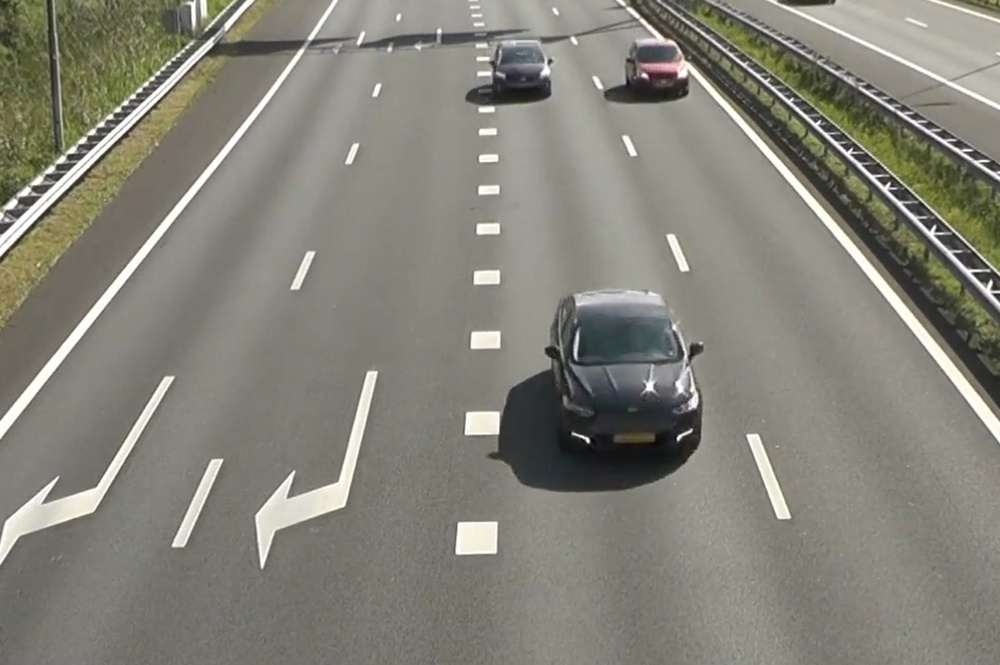
#> input picture custom annotations/newimages/img1.jpg, 1000 x 665 px, shrunk from 2040 x 1356 before the run, found by its file name
$ jupyter execute Guassian.ipynb
#> lines starting #> are read from the running program, lines starting #| are printed output that depends on the picture
[cell 1]
import numpy as np
import cv2
from sklearn.mixture import GaussianMixture
import matplotlib.pyplot as plt

# Load the image
image_path = '/content/img1.jpg'
image = cv2.imread(image_path)
#> image is the input picture: shape (665, 1000, 3); mean B, G, R 120.6, 130.8, 132.1
image = cv2.cvtColor(image, cv2.COLOR_BGR2RGB)

# Preprocess the image: Flatten the image to (num_pixels, 3) where 3 corresponds to RGB channels
pixels = image.reshape(-1, 3)

# Fit Gaussian Mixture Model
n_components = 3  # Number of segments
gmm = GaussianMixture(n_components=n_components, random_state=0)
gmm.fit(pixels)

# Predict the label of each pixel
labels = gmm.predict(pixels)

# Reshape the labels back to the original image shape
segmented_image = labels.reshape(image.shape[0], image.shape[1])
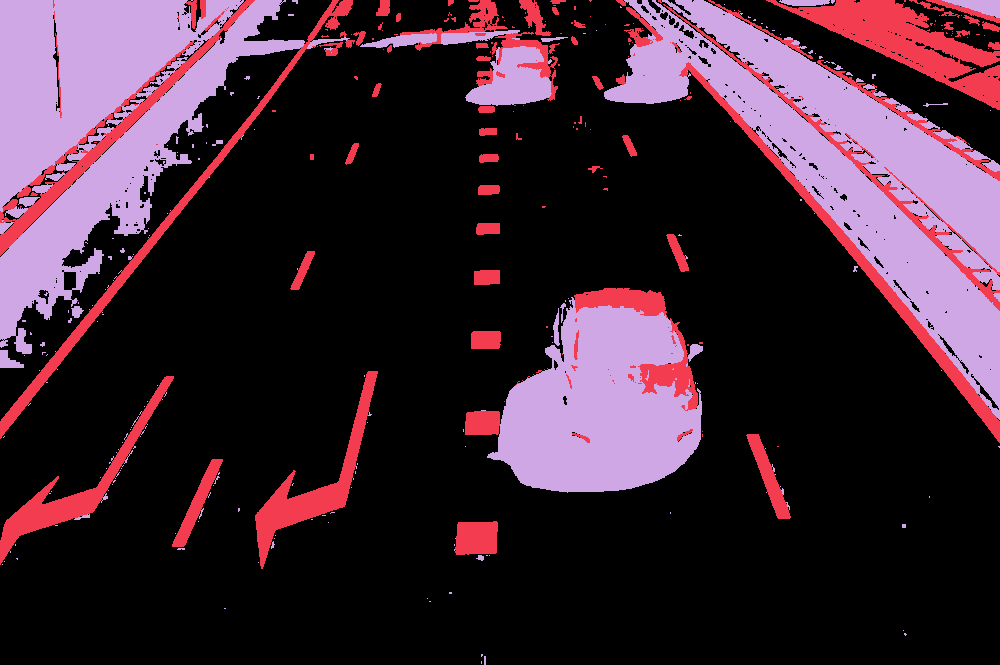
#> segmented_image: shape (665, 1000) int64; 3 distinct labels, from 0 to 2; one colour per label, 0 black

# Display the segmented image
plt.imshow(segmented_image, cmap='viridis')
plt.axis('off')
plt.show()


$ run again, with custom annotations/newimages/img2.jpg copied over custom annotations/newimages/img1.jpg
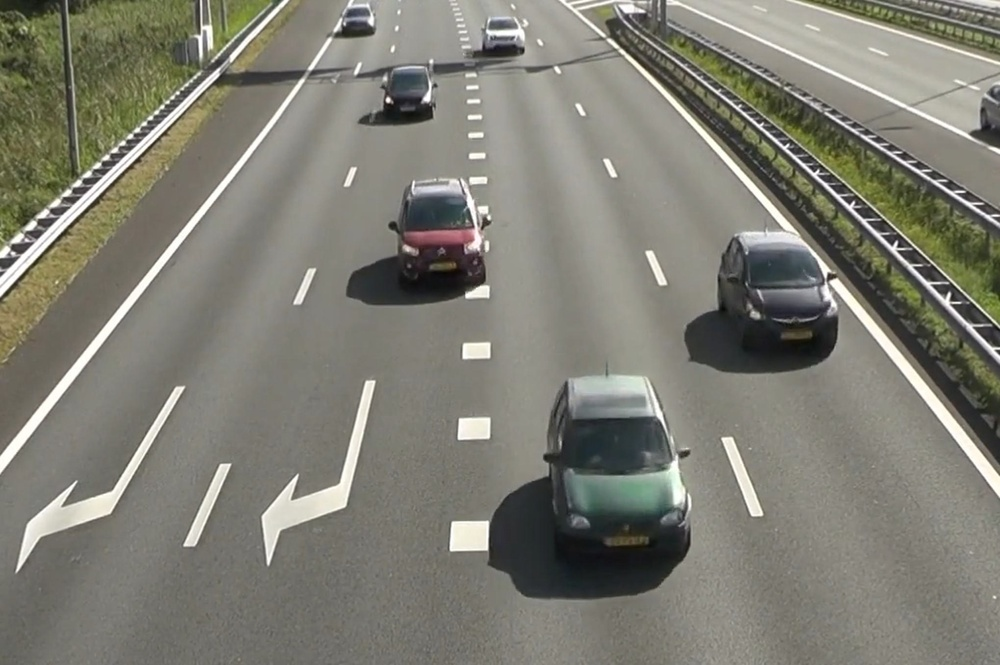
#> input picture custom annotations/newimages/img2.jpg, 1000 x 665 px, shrunk from 2040 x 1356 before the run, found by its file name
#> image is the input picture: shape (665, 1000, 3); mean B, G, R 115.2, 125.7, 126.6
#> `segmented_image = labels.reshape(image.shape[0], image.shape[1])`:
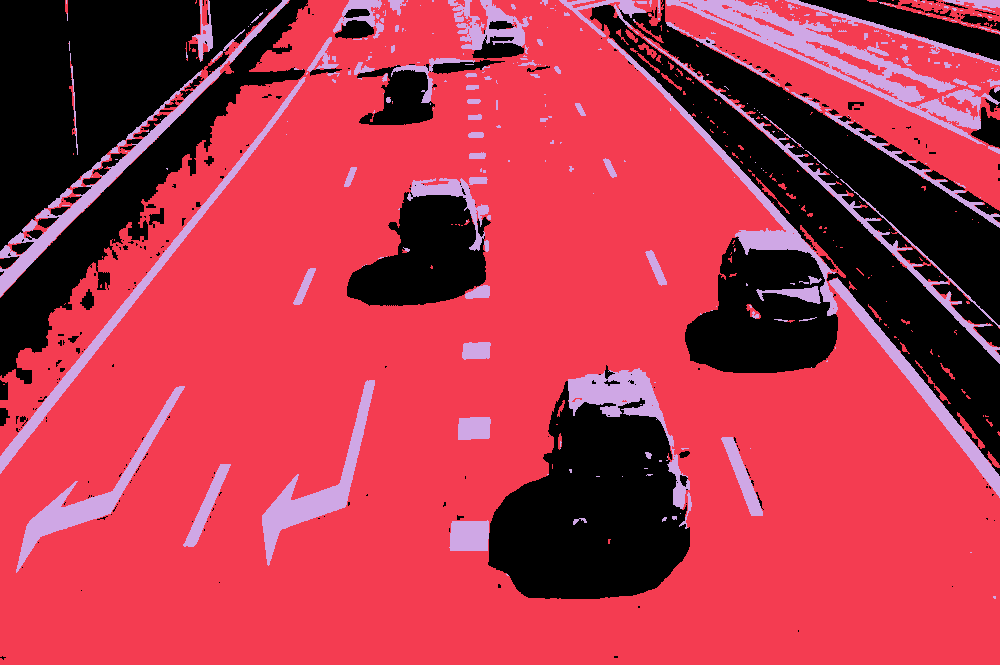
#> segmented_image: shape (665, 1000) int64; 3 distinct labels, from 0 to 2; one colour per label, 0 black

$ run again, with custom annotations/newimages/anastasiia-tarasova-Q7Cw-v3FZ2I-unsplash.jpg copied over custom annotations/newimages/img1.jpg
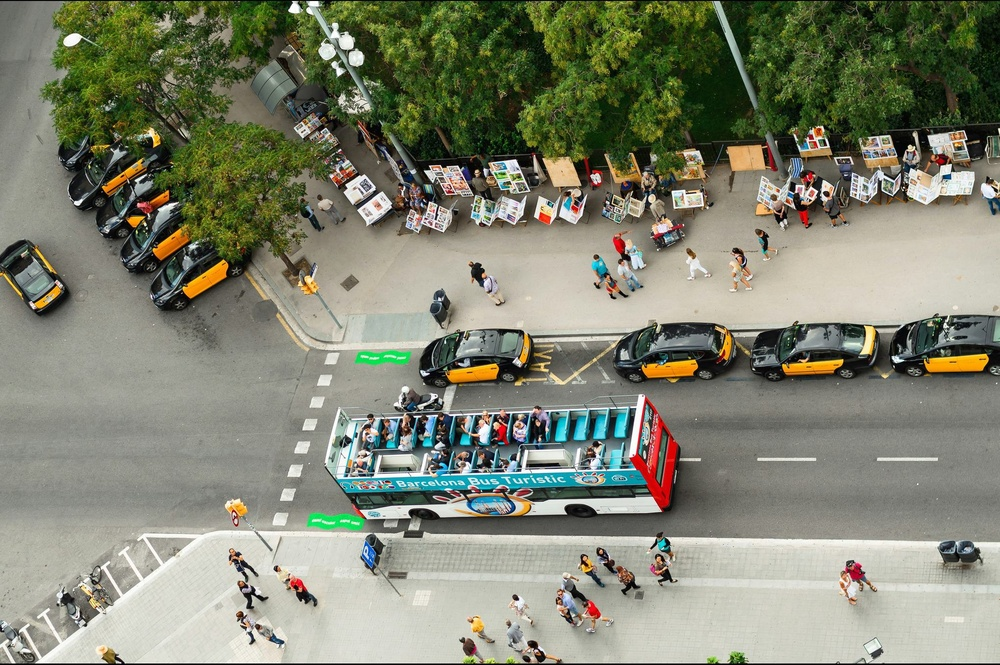
#> input picture custom annotations/newimages/anastasiia-tarasova-Q7Cw-v3FZ2I-unsplash.jpg, 1000 x 665 px, shrunk from 2040 x 1356 before the run, found by its file name
#> image is the input picture: shape (665, 1000, 3); mean B, G, R 113.1, 131.6, 128.7
#> `segmented_image = labels.reshape(image.shape[0], image.shape[1])`:
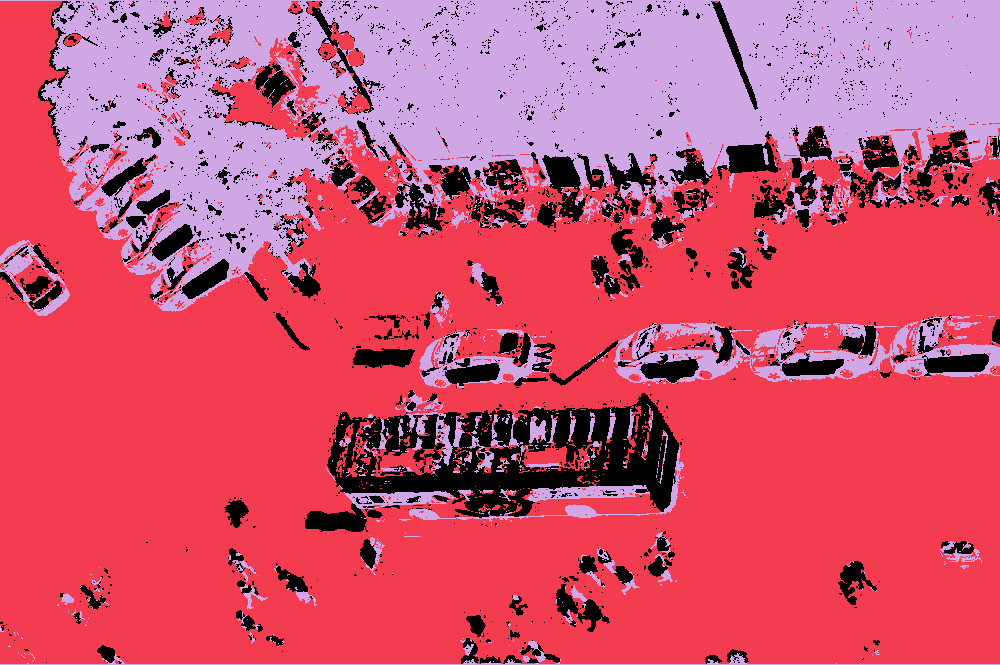
#> segmented_image: shape (665, 1000) int64; 3 distinct labels, from 0 to 2; one colour per label, 0 black
